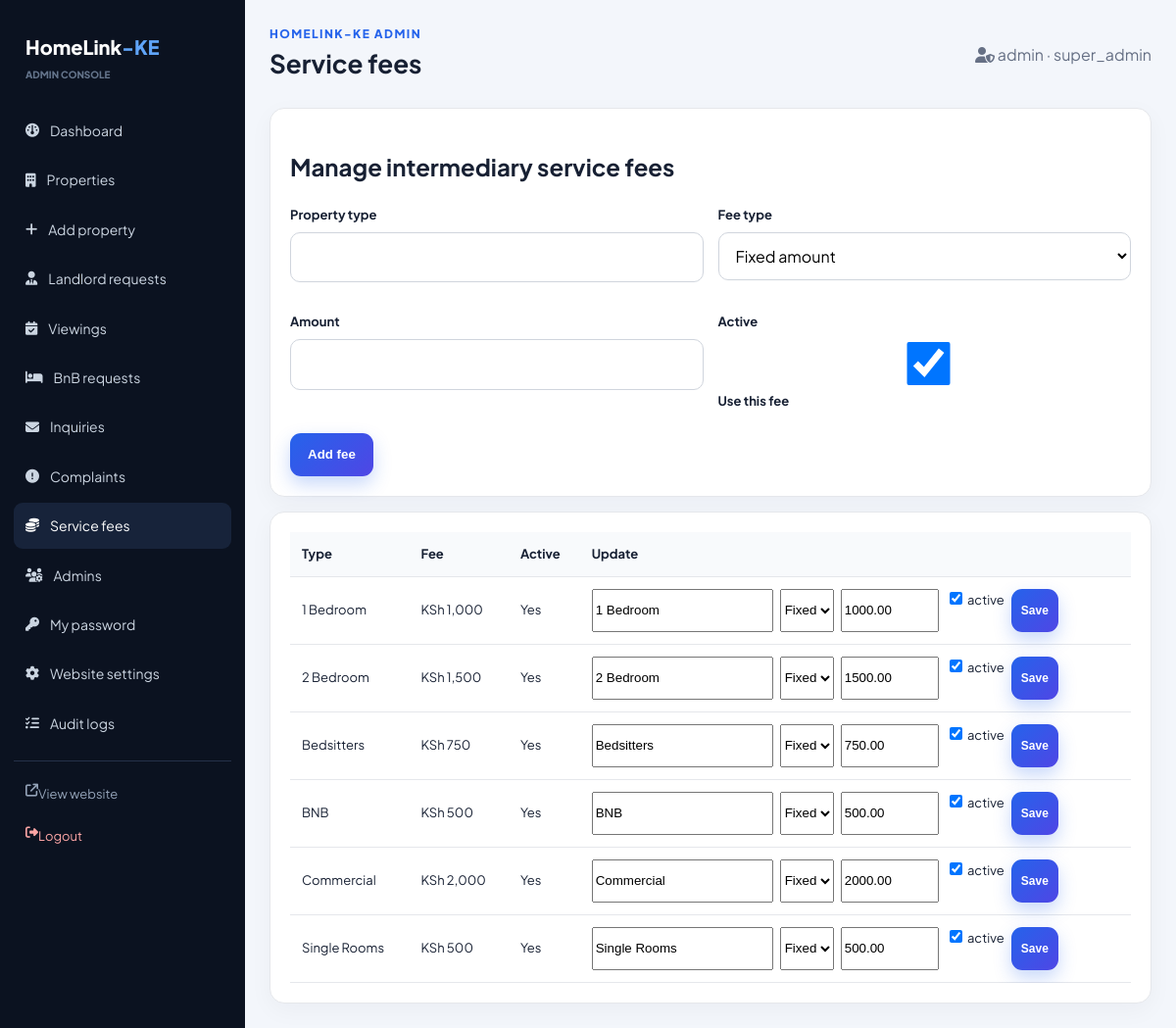
The page /admin/service-fees.php (signed in) on the database its author committed.
### tables this page shows
CREATE TABLE IF NOT EXISTS service_fees (
 id INT AUTO_INCREMENT PRIMARY KEY,
 property_type VARCHAR(100) NOT NULL UNIQUE,
 fee_type ENUM('fixed','percentage') NOT NULL DEFAULT 'fixed',
 amount DECIMAL(10,2) NOT NULL DEFAULT 0,
 active TINYINT(1) NOT NULL DEFAULT 1,
 updated_at TIMESTAMP DEFAULT CURRENT_TIMESTAMP ON UPDATE CURRENT_TIMESTAMP
);

### includes/functions.php (called while the page is built, shortened)
<?php
function e(?string $value): string {
    return htmlspecialchars((string)$value, ENT_QUOTES, 'UTF-8');
}
function formatKSH(float|int|string $amount): string {
    return 'KSh ' . number_format((float)$amount, 0);
}

### admin/service-fees.php (the view, shortened to what this page needs)
<?php
require_once __DIR__ . '/../includes/admin.php';
$res = $conn->query('SELECT * FROM service_fees ORDER BY property_type');
?>
<div class="admin-card">
    <h2>Manage intermediary service fees</h2>
    <form method="post">
        <div class="form-grid">
            <div class="field">
                <label>Property type</label>
                <input name="property_type" required>
            </div>
            <div class="field">
                <label>Fee type</label>
                <select name="fee_type">
                    <option value="fixed">Fixed amount</option>
                </select>
            </div>
            <div class="field">
                <label>Amount</label>
                <input type="number" step="0.01" name="amount" required>
            </div>
            <div class="field">
                <label>Active</label>
                <label><input type="checkbox" name="active" checked> Use this fee</label>
            </div>
        </div>
        <button class="btn btn-primary">Add fee</button>
    </form>
</div>
<div style="height:15px"></div>
<div class="admin-card">
    <div class="admin-table-wrap">
        <table class="admin-table">
            <tr>
                <th>Type</th>
                <th>Fee</th>
                <th>Active</th>
                <th>Update</th>
            </tr>
            <?php while ($r = $res->fetch_assoc()): ?>
                <tr>
                    <td><?= e($r['property_type']) ?></td>
                    <td><?= e($r['fee_type']) === 'percentage' ? e($r['amount']) . '%' : formatKSH($r['amount']) ?></td>
                    <td><?= $r['active'] ? 'Yes' : 'No' ?></td>
                    <td>
                        <form method="post" class="actions">
                            <input name="property_type" value="<?= e($r['property_type']) ?>">
                            <select name="fee_type">
                                <option value="fixed" <?= $r['fee_type'] === 'fixed' ? 'selected' : '' ?>>Fixed</option>
                            </select>
                            <input style="width:100px" type="number" step="0.01" name="amount" value="<?= e((string)$r['amount']) ?>">
                            <label><input type="checkbox" name="active" <?= $r['active'] ? 'checked' : '' ?>> active</label>
                            <button class="btn btn-primary">Save</button>
                        </form>
                    </td>
                </tr>
            <?php endwhile; ?>
        </table>
    </div>
</div>

### assets/folder/style.css (style rules this page uses)
:root { --primary: #2563eb; --primary-dark: #1d4ed8; --secondary: #0f172a; --accent: #10b981; --bg: #f6f8fc; --card: #ffffff; --text: #172033; --muted: #667085; --border: #e5e7eb; --danger: #dc2626; --warning: #b45309; --shadow: 0 16px 40px rgba(15, 23, 42, 0.08); --shadow-3d: 0 20px 35px -10px rgba(15, 23, 42, 0.15), 0 10px 15px -5px rgba(0, 0, 0, 0.04); --radius: 18px; --transition: all 0.3s cubic-bezier(0.16, 1, 0.3, 1); --touch-target: 44px; }
* { box-sizing: border-box; -webkit-tap-highlight-color: transparent; }
html { scroll-behavior: smooth; }
body { margin: 0; background: var(--bg); color: var(--text); font-family: 'Plus Jakarta Sans', Arial, sans-serif; line-height: 1.6; overflow-x: hidden; }
.nav-cta, .btn-primary { background: linear-gradient(135deg, var(--primary), #4f46e5) !important; color: #ffffff !important; padding: 11px 17px; border-radius: 11px; box-shadow: 0 8px 18px rgba(37, 99, 235, 0.25); transition: var(--transition); min-height: var(--touch-target); }
.btn { display: inline-flex; align-items: center; justify-content: center; gap: 8px; border: 0; border-radius: 11px; padding: 12px 18px; text-decoration: none; font-weight: 700; cursor: pointer; transition: var(--transition); perspective: 500px; min-height: var(--touch-target); }
.form-grid { display: grid; grid-template-columns: repeat(2, minmax(0, 1fr)); gap: 15px; }
.field { margin-bottom: 15px; }
.field label { display: block; font-size: 13px; font-weight: 700; margin-bottom: 7px; }
.field input, .field select, .field textarea, .search-box input { width: 100%; border: 1px solid #d0d5dd; border-radius: 10px; padding: 12px 13px; font: inherit; font-size: 16px; background: #ffffff; transition: var(--transition); min-height: var(--touch-target); }
.admin-body { background: #f3f6fb; }
.admin-card { background: #ffffff; border: 1px solid var(--border); border-radius: 15px; padding: 20px; box-shadow: 0 7px 25px rgba(15, 23, 42, 0.04); }
.admin-table-wrap { overflow: auto; -webkit-overflow-scrolling: touch; }
.admin-table { width: 100%; border-collapse: collapse; min-width: 700px; }
.admin-table th, .admin-table td { padding: 12px; border-bottom: 1px solid var(--border); text-align: left; font-size: 13px; }
.admin-table th { background: #f8fafc; }
.actions { display: flex; flex-wrap: wrap; gap: 7px; }
.actions .btn { padding: 7px 10px; font-size: 12px; }

### rows shown on the page
service_fees: property_type "1 Bedroom", amount "KSh 1,000", shows "Yes", fee_type "Fixed", amount "1000.00", active "☑"
service_fees: property_type "2 Bedroom", amount "KSh 1,500", shows "Yes", fee_type "Fixed", amount "1500.00", active "☑"
service_fees: property_type "Bedsitters", amount "KSh 750", shows "Yes", fee_type "Fixed", amount "750.00", active "☑"
service_fees: property_type "BNB", amount "KSh 500", shows "Yes", fee_type "Fixed", amount "500.00", active "☑"
service_fees: property_type "Commercial", amount "KSh 2,000", shows "Yes", fee_type "Fixed", amount "2000.00", active "☑"
service_fees: property_type "Single Rooms", amount "KSh 500", shows "Yes", fee_type "Fixed", amount "500.00", active "☑"

### other values the page prints
$it[3] "Dashboard"
$it[3] "Properties"
$it[3] "Add property"
$it[3] "Landlord requests"
$it[3] "Viewings"
$it[3] "BnB requests"
$it[3] "Inquiries"
$it[3] "Complaints"
$it[3] "Service fees"
$it[3] "Admins"
$it[3] "My password"
$it[3] "Website settings"
$it[3] "Audit logs"
$title "Service fees"
$adminName "admin"
